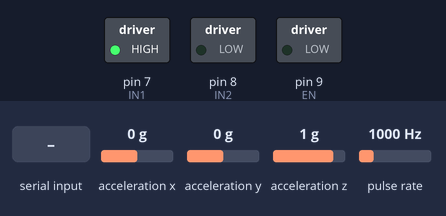
The sketch below on a simulated Arduino Uno, built with avr-gcc and run on an emulated ATmega328P. Parts: switched loads named in the sketch (green lamp = pin HIGH). Wiring (inferred from the names in the program): pulse sensor: data pin 2; MPU-6050 motion sensor at I2C address 0x68. The inputs (shaded band) are chosen by the test bench; at power-on: acceleration x 0 g, acceleration y 0 g, acceleration z 1 g, pulse rate 1000 Hz. What the sketch prints to the serial monitor is not drawn.

Above: at 1.2 s.
1.3 s: "P90\n" received over Serial
At 2.7 s:
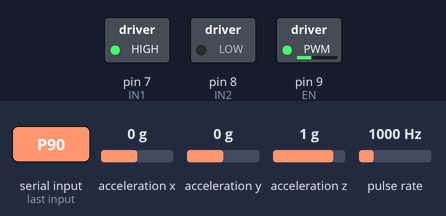
4.3 s: "P,45\n" received over Serial
At 5.0 s:
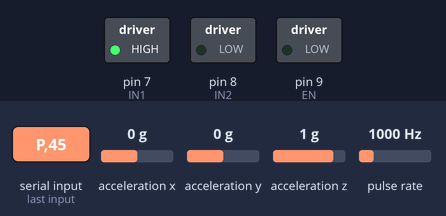
Timing chart, 0 to 7.3 s (numbered marks = the images above; inputs shaded):
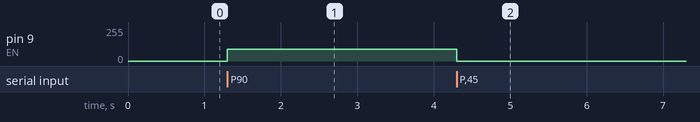

The sketch:

vibe_uno.ino
```cpp
// Cal Hacks 13.0 - Uno firmware: MPU6050 streaming + motor PWM + Hall tachometer
//
// Wiring (Uno R3):
//   MPU6050  VCC->5V  GND->GND  SDA->A4  SCL->A5
//   L293D    pin1 (EN)->D9  pin2 (IN1)->D7  pin7 (IN2)->D8
//            pin16 (VCC1)->5V  pin8 (VCC2)->motor battery +
//            pins 4,5 -> GND   pins 3,6 -> motor
//   Hall     VCC->5V  GND->GND  OUT->D2   (magnet taped on rotor)
//   All grounds connected together (Uno, L293D, motor battery -).
//
// Output, 1000 lines/s at 500000 baud:  ax,ay,az,rpm   (accel in milli-g)
//   or ERR,<count> when the sensor had to be restarted (motor noise)
// Input commands (send from laptop, end with newline):
//   P<0-255>   set motor PWM duty, e.g. P150
//   S          stop motor

#include <Wire.h>

const int EN = 9, IN1 = 7, IN2 = 8, TACH = 2;
const uint8_t MPU = 0x68;
const unsigned long PERIOD_US = 1000;     // 1 kHz sampling

volatile unsigned long lastPulse = 0, period = 0;
unsigned long nextSample;
unsigned long recoveries = 0;             // sensor restarts caused by motor noise
unsigned int sinceWake = 0;               // samples since the last wake command
char cmd[8];
uint8_t cmdLen = 0;

void onPulse() {
  unsigned long now = micros();
  if (now - lastPulse > 2000) {           // ignore glitches (<2 ms apart)
    period = now - lastPulse;
    lastPulse = now;
  }
}

void mpuWrite(uint8_t reg, uint8_t val) {
  Wire.beginTransmission(MPU);
  Wire.write(reg);
  Wire.write(val);
  Wire.endTransmission();
}

uint8_t mpuRead(uint8_t reg) {
  Wire.beginTransmission(MPU);
  Wire.write(reg);
  Wire.endTransmission(false);
  Wire.requestFrom(MPU, (uint8_t)1);
  return Wire.available() ? Wire.read() : 0xFF;
}

void mpuInit() {
  mpuWrite(0x6B, 0x00);                   // wake up
  mpuWrite(0x1A, 0x01);                   // low-pass filter ~184 Hz, 1 kHz internal rate
  mpuWrite(0x1C, 0x08);                   // accel range +/-4 g (8192 counts per g)
}

void recover() {
  // motor noise disturbed the sensor: reset the bus, wake the MPU again
  Wire.clearWireTimeoutFlag();
  while (Wire.available()) Wire.read();
  Wire.end();
  Wire.begin();
  Wire.setClock(400000);
  Wire.setWireTimeout(3000, true);
  mpuInit();
  recoveries++;
  Serial.print("ERR,"); Serial.println(recoveries);   // the laptop sees the sensor is failing
}

void setup() {
  Serial.begin(500000);
  Wire.begin();
  Wire.setClock(400000);                  // fast I2C
  Wire.setWireTimeout(3000, true);        // a bad wire or motor noise must not freeze the loop
  while (mpuRead(0x75) == 0xFF) {         // WHO_AM_I: no answer means no sensor (clones reply 0x68, 0x70, 0x72...)
    Serial.println("ERROR: MPU6050 not found - check VCC, GND, SDA->A4, SCL->A5");
    delay(1000);
  }
  mpuInit();

  pinMode(IN1, OUTPUT);
  pinMode(IN2, OUTPUT);
  digitalWrite(IN1, HIGH);                // one direction only
  digitalWrite(IN2, LOW);
  analogWrite(EN, 0);                     // motor off at start

  pinMode(TACH, INPUT_PULLUP);
  attachInterrupt(digitalPinToInterrupt(TACH), onPulse, FALLING);

  nextSample = micros();
}

void readCommands() {
  while (Serial.available()) {
    char c = Serial.read();
    if (c == '\n' || c == '\r') {
      cmd[cmdLen] = 0;
      if (cmd[0] == 'P') analogWrite(EN, constrain(atoi(cmd + 1), 0, 255));
      if (cmd[0] == 'S') analogWrite(EN, 0);
      cmdLen = 0;
    } else if (cmdLen < sizeof(cmd) - 1) {
      cmd[cmdLen++] = c;
    }
  }
}

void loop() {
  readCommands();

  if ((long)(micros() - nextSample) < 0) return;   // wait for next sample time
  nextSample += PERIOD_US;
  if ((long)(micros() - nextSample) > 10000) nextSample = micros();  // fell far behind: resync

  Wire.beginTransmission(MPU);
  Wire.write(0x3B);                       // ACCEL_XOUT_H
  uint8_t err = Wire.endTransmission(false);
  if (err != 0 || Wire.requestFrom(MPU, (uint8_t)6) != 6 || Wire.getWireTimeoutFlag()) {
    recover();                            // read failed: restart the sensor, skip this sample
    return;
  }
  uint8_t b[6];
  for (uint8_t i = 0; i < 6; i++) b[i] = Wire.read();   // one at a time: byte order is guaranteed
  int16_t ax = (b[0] << 8) | b[1];
  int16_t ay = (b[2] << 8) | b[3];
  int16_t az = (b[4] << 8) | b[5];

  // A power glitch from the motor can reset the MPU into sleep mode: it still answers,
  // but returns all zeros. Gravity alone makes that impossible on a working sensor.
  if (ax == 0 && ay == 0 && az == 0) {
    recover();
    return;
  }
  if (++sinceWake >= 500) {               // every 0.5 s, re-send the wake command (cheap insurance)
    sinceWake = 0;
    mpuWrite(0x6B, 0x00);
  }

  noInterrupts();
  unsigned long p = period, t = lastPulse;
  interrupts();
  long rpm = (p > 0 && micros() - t < 500000) ? 60000000UL / p : 0;

  // integers in milli-g: much faster to print than floats on the Uno
  Serial.print((long)ax * 1000 / 8192); Serial.print(',');
  Serial.print((long)ay * 1000 / 8192); Serial.print(',');
  Serial.print((long)az * 1000 / 8192); Serial.print(',');
  Serial.println(rpm);
}
```

Measured:
- after the input at 1.3 s, pin 9 (EN): 0/255 → 90/255 at once
- after the input at 4.3 s, pin 9 (EN): 90/255 → 0/255 at once
